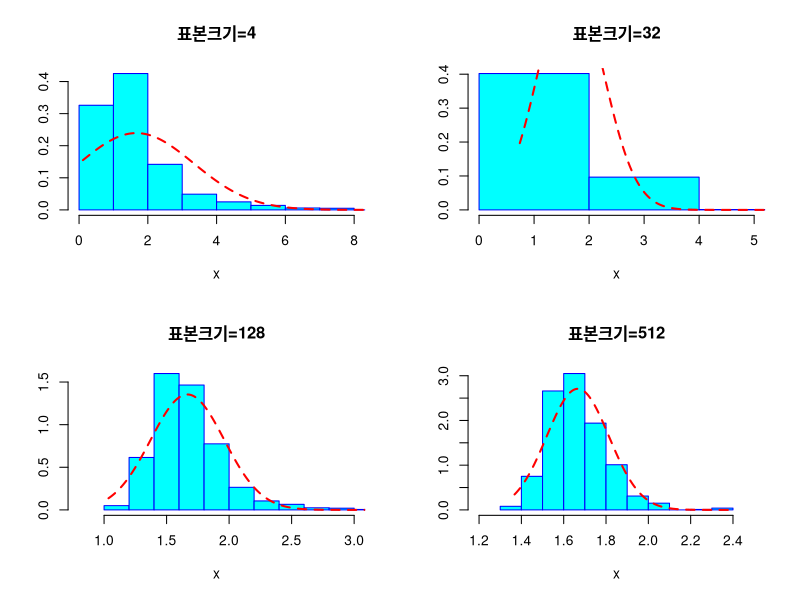

This chart was generated by the following R code:
# F 분포 (df1 = 3, df2 = 5)
df1 <- 3; df2 <- 5
f4 <- rep(NA, 1000)
f32 <- rep(NA, 1000)
f128 <- rep(NA, 1000)
f512 <- rep(NA, 1000)
set.seed(9)
for(i in 1:1000) {
  f4[i] <- mean(rf(4, df1, df2))
  f32[i] <- mean(rf(32,  df1, df2))
  f128[i] <- mean(rf(128,  df1, df2))
  f512[i] <- mean(rf(512,  df1, df2))
}

#windows()
par(mfrow = c(2, 2))
meanf <- df2 / (df2 - 2)
varf <- (2 * df2^2 * (df1 + df2 - 2)) / (df1 * (df2 - 2)^2 * (df2 - 4))
sample_size <- 4
hist(f4, xlim=c(0, 8), prob=T, main="표본크기=4", 
     xlab="x", ylab="", col="cyan", border = "blue")
x1 <- seq(min(f4), max(f4), length=1000)
y1 <- dnorm(x=x1, mean=meanf, sd=sqrt(varf/sample_size))  
lines(x1, y1, lty=2, lwd=2, col="red" )

sample_size <- 32
hist(f32, xlim=c(0, 5), prob=T, main="표본크기=32", 
     xlab="x", ylab="", col="cyan", border = "blue")
x2 <- seq(min(f32), max(f32), length=1000)
y2 <- dnorm(x=x2, mean=meanf, sd=sqrt(varf/sample_size))
lines(x2, y2, lty=2, lwd=2, col="red" )

sample_size <- 128
hist(f128, xlim=c(0.8, 3), prob=T, main="표본크기=128", 
     xlab="x", ylab="", col="cyan", border = "blue")
x3 <- seq(min(f128), max(f128), length=1000)
y3 <- dnorm(x=x3, mean=meanf, sd=sqrt(varf/sample_size))
lines(x3, y3, lty=2, lwd=2, col="red" )

sample_size <- 512
hist(f512, xlim=c(1.2, 2.5), prob=T, main="표본크기=512", 
     xlab="x", ylab="", col="cyan", border = "blue")
x4 <- seq(min(f512), max(f512), length=1000)
y4 <- dnorm(x=x4, mean=meanf, sd=sqrt(varf/sample_size))
lines(x4, y4, lty=2, lwd=2, col="red" )
par(mfrow = c(1, 1))
